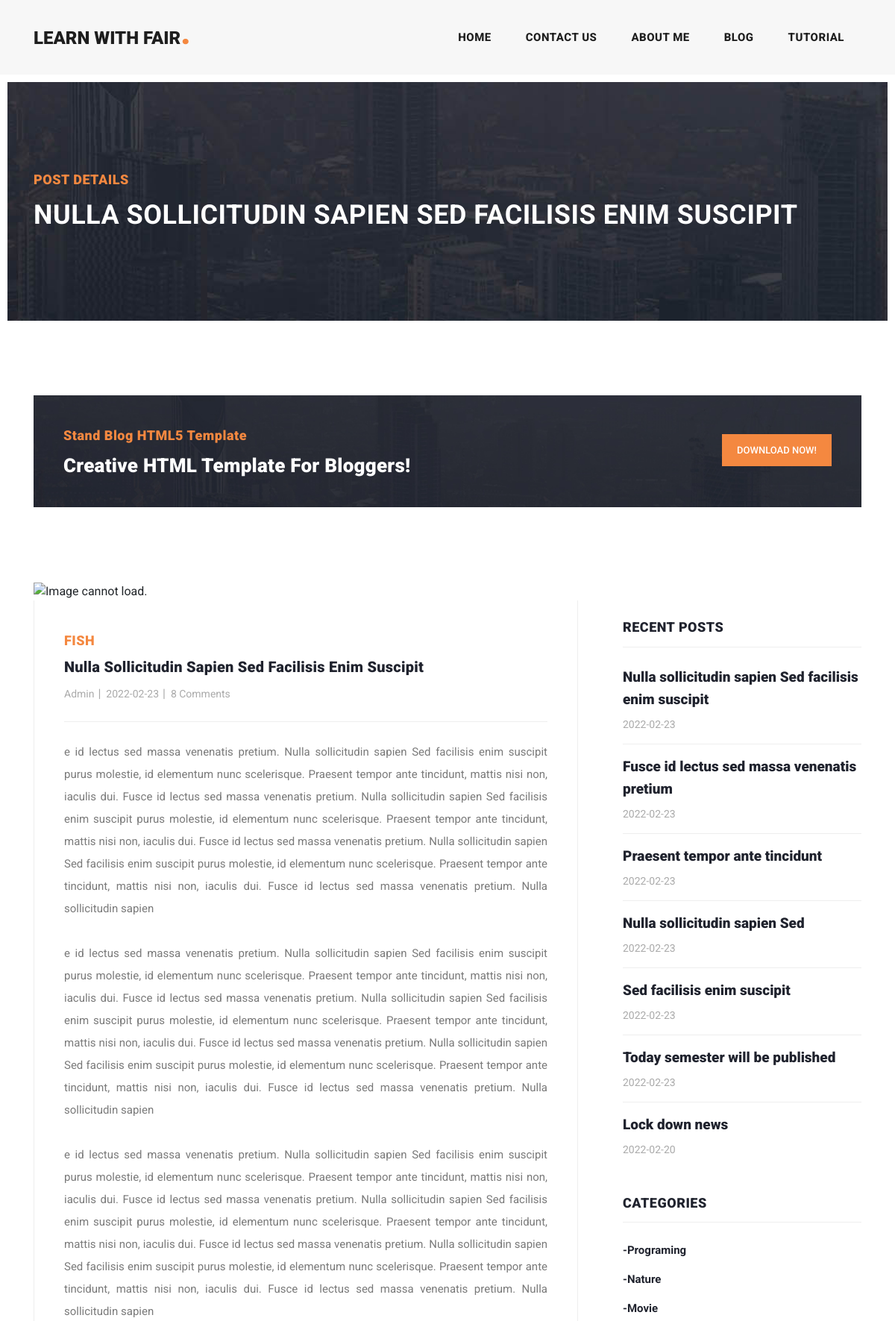
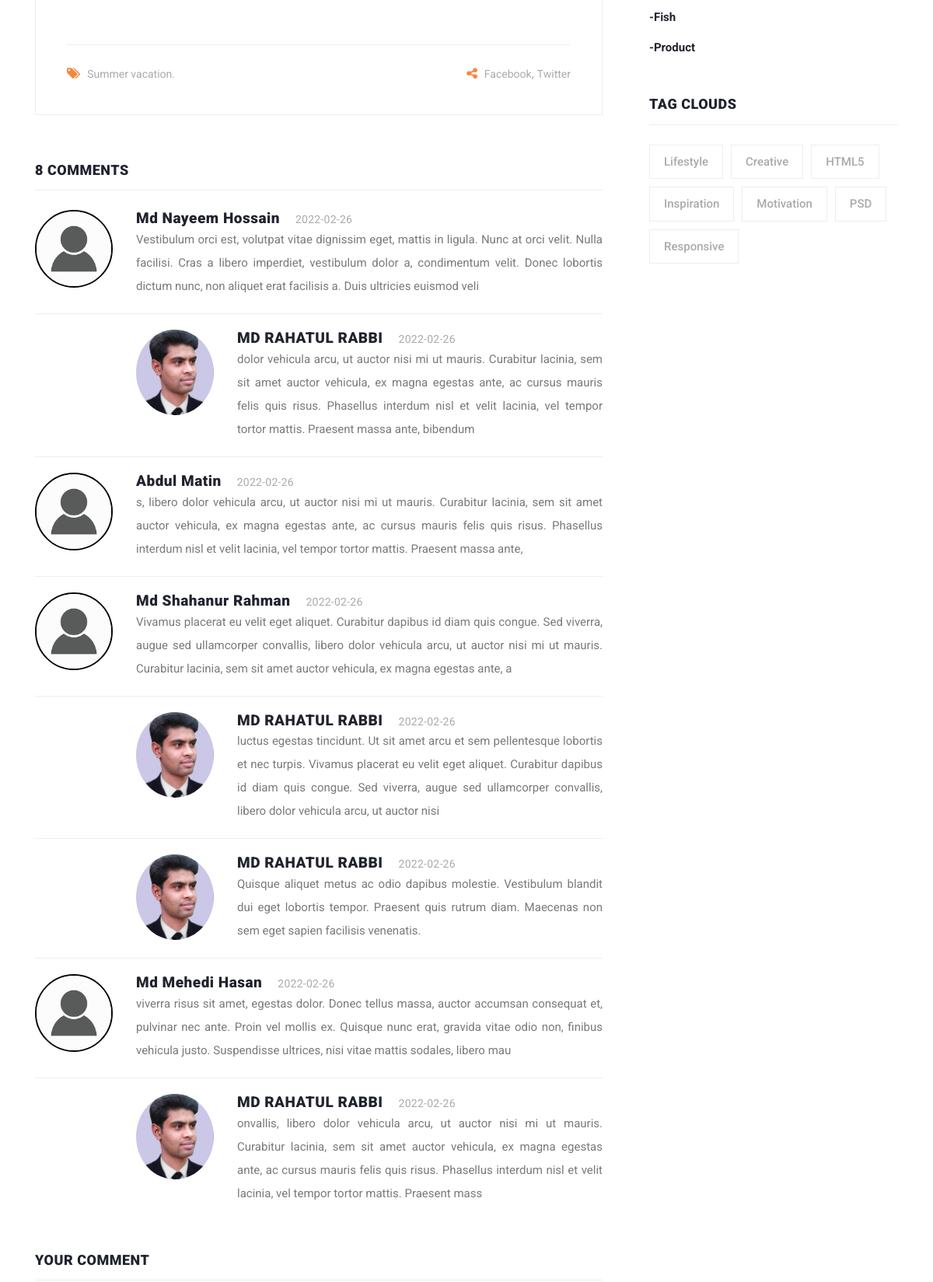
Page /blog/single_post.php?view=view&&id=22&&check=all_comments (upper part) on the committed database (2 pictures, top to bottom).
### tables this page shows
CREATE TABLE `header_menu` (
  `menu_id` int(255) NOT NULL,
  `menu_title` varchar(255) NOT NULL,
  `menu_link` varchar(255) NOT NULL
);

CREATE TABLE `comment_info` (
  `comment_id` int(255) NOT NULL,
  `post_id` int(255) NOT NULL,
  `comment_name` text NOT NULL,
  `comment_email` varchar(50) NOT NULL,
  `comment_subject` varchar(200) NOT NULL,
  `comment_message` varchar(255) NOT NULL,
  `comment_date` date NOT NULL,
  `comment_status` tinyint(255) NOT NULL
);

CREATE TABLE `reply_comment` (
  `reply_id` int(255) NOT NULL,
  `comment_reply_id` int(255) NOT NULL,
  `post_reply_id` int(255) NOT NULL,
  `post_reply_title` varchar(200) NOT NULL,
  `comment_reply_date` date NOT NULL,
  `comment_reply_mgs` varchar(255) NOT NULL
);

CREATE TABLE `cat_table` (
  `ID` int(255) NOT NULL,
  `Cat_Title` text NOT NULL,
  `Cat_Des` varchar(255) NOT NULL
);

### blog/class/function.php (called while the page is built, shortened)
<?php
class Project {
    private $conn;
    public function __CONSTRUCT() {
        $bdhost     = "localhost";
        $dbuser     = "root";
        $dbpassword = "";
        $dbname     = "blog_project";
        $this->conn = mysqli_connect( $bdhost, $dbuser, $dbpassword, $dbname );
    }
    public function display_cat_datas() {
        $display_cat_query = "SELECT * FROM cat_table";
        $data              = mysqli_query( $this->conn, $display_cat_query );
        return $data;
    }
    public function display_menu_item() {
        $display_menu_item_query = "SELECT * FROM header_menu";
        $return_header_menu_mgs  = mysqli_query( $this->conn, $display_menu_item_query );
        if ( isset( $return_header_menu_mgs ) ) {
            return $return_header_menu_mgs;
        }
    }
    public function display_comment( $id ) {
        $display_comment            = "SELECT * FROM comment_info WHERE post_id=$id&&comment_status='1'";
        $return_display_comment_mgs = mysqli_query( $this->conn, $display_comment );
        if ( isset( $return_display_comment_mgs ) ) {
            return $return_display_comment_mgs;
        }
    }
    public function disply_comment_reply( $id ) {
        $add_comment_reply_query = "SELECT * FROM reply_comment WHERE comment_reply_id=$id";
        $add_comment_reply_mgs = mysqli_query( $this->conn, $add_comment_reply_query );
        if ( $add_comment_reply_mgs ) {
            return $add_comment_reply_mgs;
        }
    }
    public function disply_comment_reply_count( $id ) {
        $add_comment_reply_query = "SELECT * FROM reply_comment WHERE post_reply_id=$id";
        $add_comment_reply_mgs = mysqli_query( $this->conn, $add_comment_reply_query );
        if ( $add_comment_reply_mgs ) {
            return $add_comment_reply_mgs;
        }
    }
}

### blog/includes/single_post/blog_comment_all.php (the view)
  <?php
$comments_data = array();
while ( $comment = mysqli_fetch_assoc( $comment_datas ) ) {
    array_push( $comments_data, $comment );
}
$reverse_comment_data = array_reverse( $comments_data );
?>
  <div class="col-lg-12">
      <div class="sidebar-item comments">
          <div class="sidebar-heading">
              <h2><?php echo $comment_count; ?> comments</h2>
          </div>
          <div class="content">
              <ul>
                  <?php foreach ( $reverse_comment_data as $comment_data ) {
    ?>
                  <li>
                      <div class="author-thumb">
                          <img src="assets/images/person-icon.png" alt=""
                              style="border-radius:50%; border:2px black solid;">
                      </div>
                      <div class="right-content">
                          <h4><?php echo $comment_data['comment_name']; ?><span><?php echo $comment_data['comment_date']; ?></span>
                          </h4>
                          <p style="text-align:justify"><?php echo $comment_data['comment_message']; ?></p>
                      </div>
                  </li>
                  <?php
$disply_comment_reply_data = $obj2->disply_comment_reply( $comment_data['comment_id'] );
    $comments_reply_data       = array();
    while ( $comment_reply = mysqli_fetch_assoc( $disply_comment_reply_data ) ) {
        array_push( $comments_reply_data, $comment_reply );
    }
    $reverse_comment_reply_data = array_reverse( $comments_reply_data );
    foreach ( $reverse_comment_reply_data as $comment_reply_data ) {?>
                  <li class="replied">
                      <div class="author-thumb">
                          <img src="./uploads/rahatul_admin.png" alt="" style="border-radius:50%;">
                      </div>
                      <div class="right-content">
                          <h4>MD RAHATUL RABBI<span><?php echo $comment_reply_data['comment_reply_date']; ?></span></h4>
                          <p style="text-align:justify;"><?php echo $comment_reply_data['comment_reply_mgs']; ?></p>
                      </div>
                  </li>
                  <?php }
}
?>
              </ul>
          </div>
      </div>
  </div>

### blog/includes/header.php (shortened to what this page needs)
<?php $menu_item = $obj2->display_menu_item();?>
<header class="">
    <nav class="navbar navbar-expand-lg">
        <div class="container">
            <a class="navbar-brand" href="index.php">
                <h2>Learn With Fair<em>.</em></h2>
            </a>
            <div class="collapse navbar-collapse" id="navbarResponsive">
                <ul class="navbar-nav ml-auto">
                    <?php
$uri = $_SERVER['PHP_SELF'];
while ( $item = mysqli_fetch_assoc( $menu_item ) ) {
    if ( $uri == "/blog/" . $item['menu_link'] ) {?>
                    <li class="nav-item active">
                        <a class="nav-link" href="<?php echo $item['menu_link']; ?>"><?php echo $item['menu_title']; ?>
                            <span class="sr-only">(current)</span>
                        </a>
                    </li>
                    <?php
} else {?>
                    <li class="nav-item">
                        <a class="nav-link"
                            href="<?php echo $item['menu_link']; ?>"><?php echo $item['menu_title']; ?></a>
                    </li>
                    <?php
}
}?>
                </ul>
            </div>
        </div>
    </nav>
</header>

### blog/includes/sidebar/category.php
<?php $cat_data = $obj2->display_cat_datas();?>
<div class="col-lg-12">
    <div class="sidebar-item categories">
        <div class="sidebar-heading">
            <h2>Categories</h2>
        </div>
        <div class="content">
            <ul>
                <?php while ( $data = mysqli_fetch_assoc( $cat_data ) ) {?>
                <li><a
                        href="././blog_page.php?searching=<?php echo $data['Cat_Title']; ?>">-<?php echo $data['Cat_Title'] ?></a>
                </li>
                <?php }?>
            </ul>
        </div>
    </div>
</div>

### blog/assets/css/templatemo-stand-blog.css (style rules this page uses)
body { font-family: 'Roboto', sans-serif; overflow-x: hidden; text-rendering: optimizeLegibility; -webkit-font-smoothing: antialiased; -moz-osx-font-smoothing: grayscale; }
p { margin-bottom: 0px; font-size: 15px; font-weight: 400; color: #7a7a7a; line-height: 30px; }
a { text-decoration: none!important; }
ul { padding: 0; margin: 0; list-style: none; }
h1,h2,h3,h4,h5,h6 { margin: 0px; }
header { position: absolute; z-index: 99999; width: 100%; height: 100px; background-color: #f7f7f7; -webkit-transition: all 0.3s ease-in-out 0s; -moz-transition: all 0.3s ease-in-out 0s; -o-transition: all 0.3s ease-in-out 0s; transition: all 0.3s ease-in-out 0s; }
header .navbar { padding: 25px 0px; }
.navbar .navbar-brand { float: left; margin-top: -12px; outline: none; }
.navbar .navbar-brand h2 { color: #1e1e1e; text-transform: uppercase; font-size: 24px; font-weight: 900; -webkit-transition: all .3s ease 0s; -moz-transition: all .3s ease 0s; -o-transition: all .3s ease 0s; transition: all .3s ease 0s; }
.navbar .navbar-brand h2 em { font-size: 44px; font-style: normal; color: #f48840; }
#navbarResponsive { z-index: 999; }
.navbar-collapse { text-align: center; }
.navbar .navbar-nav .nav-item { margin: 0px 15px; }
.navbar .navbar-nav a.nav-link { text-transform: capitalize; font-size: 15px; font-weight: 800; text-transform: uppercase; letter-spacing: 0.5px; color: #1e1e1e; transition: all 0.3s; }
.blog-posts .sidebar-heading h2 { font-size: 18px; text-transform: uppercase; font-weight: 900; letter-spacing: 0.5px; color: #20232e; border-bottom: 1px solid #eee; padding-bottom: 15px; margin-bottom: 25px; }
.blog-posts .comments { margin-top: 30px; }
.blog-posts .comments ul li { display: inline-block; margin-bottom: 20px; padding-bottom: 20px; border-bottom: 1px solid #eee; }
.blog-posts .comments ul li.replied { padding-left: 130px; }
.blog-posts .comments ul li:last-child { margin-bottom: 0px; padding-bottom: 0px; border-bottom: none; }
.blog-posts .comments ul li .author-thumb { display: inline; float: left; }
.blog-posts .comments ul li .author-thumb img { max-width: 100px; display: inline; }
.blog-posts .comments ul li .right-content { margin-left: 130px; }
.blog-posts .comments ul li .right-content h4 { color: #20232e; font-size: 19px; font-weight: 900; letter-spacing: 0.5px; }
.blog-posts .comments ul li .right-content h4 span { font-size: 14px; color: #aaa; font-weight: 400; letter-spacing: 0.25px; margin-left: 20px; }
.sidebar .sidebar-item { margin-top: 50px; }
.sidebar .sidebar-heading h2 { font-size: 18px; text-transform: uppercase; font-weight: 900; letter-spacing: 0.5px; color: #20232e; border-bottom: 1px solid #eee; padding-bottom: 15px; margin-bottom: 25px; }
.sidebar .categories ul li { margin-bottom: 15px; }
.sidebar .categories ul li:last-child { margin-bottom: 0px; }
.sidebar .categories ul li a { font-size: 15px; font-weight: 700; color: #20232e; transition: all .3s; }

### rows in the picture
header_menu: menu_title "HOME"
header_menu: menu_title "CONTACT US"
header_menu: menu_title "ABOUT ME"
header_menu: menu_title "BLOG"
header_menu: menu_title "TUTORIAL"
comment_info: comment_name "Md Nayeem Hossain", comment_date "2022-02-26", comment_message "Vestibulum orci est, volutpat vitae dignissim eget, mattis in ligula. Nunc at orci velit. Nulla facilisi. Cras a libero imperdiet, vestibulum dolor a, condimentum velit. Donec lobortis dictum nunc, non aliquet erat facilisis a. Duis ultricies euismod veli"
reply_comment: comment_reply_date "2022-02-26", comment_reply_mgs "dolor vehicula arcu, ut auctor nisi mi ut mauris. Curabitur lacinia, sem sit amet auctor vehicula, ex magna egestas ante, ac cursus mauris felis quis risus. Phasellus interdum nisl et velit lacinia, vel tempor tortor mattis. Praesent massa ante, bibendum"
comment_info: comment_name "Abdul Matin", comment_date "2022-02-26", comment_message "s, libero dolor vehicula arcu, ut auctor nisi mi ut mauris. Curabitur lacinia, sem sit amet auctor vehicula, ex magna egestas ante, ac cursus mauris felis quis risus. Phasellus interdum nisl et velit lacinia, vel tempor tortor mattis. Praesent massa ante,"
comment_info: comment_name "Md Shahanur Rahman", comment_date "2022-02-26", comment_message "Vivamus placerat eu velit eget aliquet. Curabitur dapibus id diam quis congue. Sed viverra, augue sed ullamcorper convallis, libero dolor vehicula arcu, ut auctor nisi mi ut mauris. Curabitur lacinia, sem sit amet auctor vehicula, ex magna egestas ante, a"
reply_comment: comment_reply_date "2022-02-26", comment_reply_mgs "luctus egestas tincidunt. Ut sit amet arcu et sem pellentesque lobortis et nec turpis. Vivamus placerat eu velit eget aliquet. Curabitur dapibus id diam quis congue. Sed viverra, augue sed ullamcorper convallis, libero dolor vehicula arcu, ut auctor nisi"
reply_comment: comment_reply_date "2022-02-26", comment_reply_mgs "Quisque aliquet metus ac odio dapibus molestie. Vestibulum blandit dui eget lobortis tempor. Praesent quis rutrum diam. Maecenas non sem eget sapien facilisis venenatis."
comment_info: comment_name "Md Mehedi Hasan", comment_date "2022-02-26", comment_message "viverra risus sit amet, egestas dolor. Donec tellus massa, auctor accumsan consequat et, pulvinar nec ante. Proin vel mollis ex. Quisque nunc erat, gravida vitae odio non, finibus vehicula justo. Suspendisse ultrices, nisi vitae mattis sodales, libero mau"
reply_comment: comment_reply_date "2022-02-26", comment_reply_mgs "onvallis, libero dolor vehicula arcu, ut auctor nisi mi ut mauris. Curabitur lacinia, sem sit amet auctor vehicula, ex magna egestas ante, ac cursus mauris felis quis risus. Phasellus interdum nisl et velit lacinia, vel tempor tortor mattis. Praesent mass"
cat_table: Cat_Title "Programing"
cat_table: Cat_Title "Nature"
cat_table: Cat_Title "Movie"
cat_table: Cat_Title "Fish"
cat_table: Cat_Title "Product"

### other values in the picture
$single_post_display_data['post_title'] "NULLA SOLLICITUDIN SAPIEN SED FACILISIS ENIM SUSCIPIT"
$single_post_display_data['Cat_Title'] "FISH"
$single_post_display_data['post_title'] "Nulla Sollicitudin Sapien Sed Facilisis Enim Suscipit"
$single_post_display_data['post_author'] "Admin"
$single_post_display_data['post_date'] "2022-02-23"
$comment_count "8"
$single_post_display_data['post_tag'] "Summer vacation."
$recent_post_title['post_title'] "Nulla sollicitudin sapien Sed facilisis enim suscipit"
$recent_post_title['post_date'] "2022-02-23"
$recent_post_title['post_title'] "Fusce id lectus sed massa venenatis pretium"
$recent_post_title['post_title'] "Praesent tempor ante tincidunt"
$recent_post_title['post_title'] "Nulla sollicitudin sapien Sed"
$recent_post_title['post_title'] "Sed facilisis enim suscipit"
$recent_post_title['post_title'] "Today semester will be published"
$recent_post_title['post_title'] "Lock down news"
